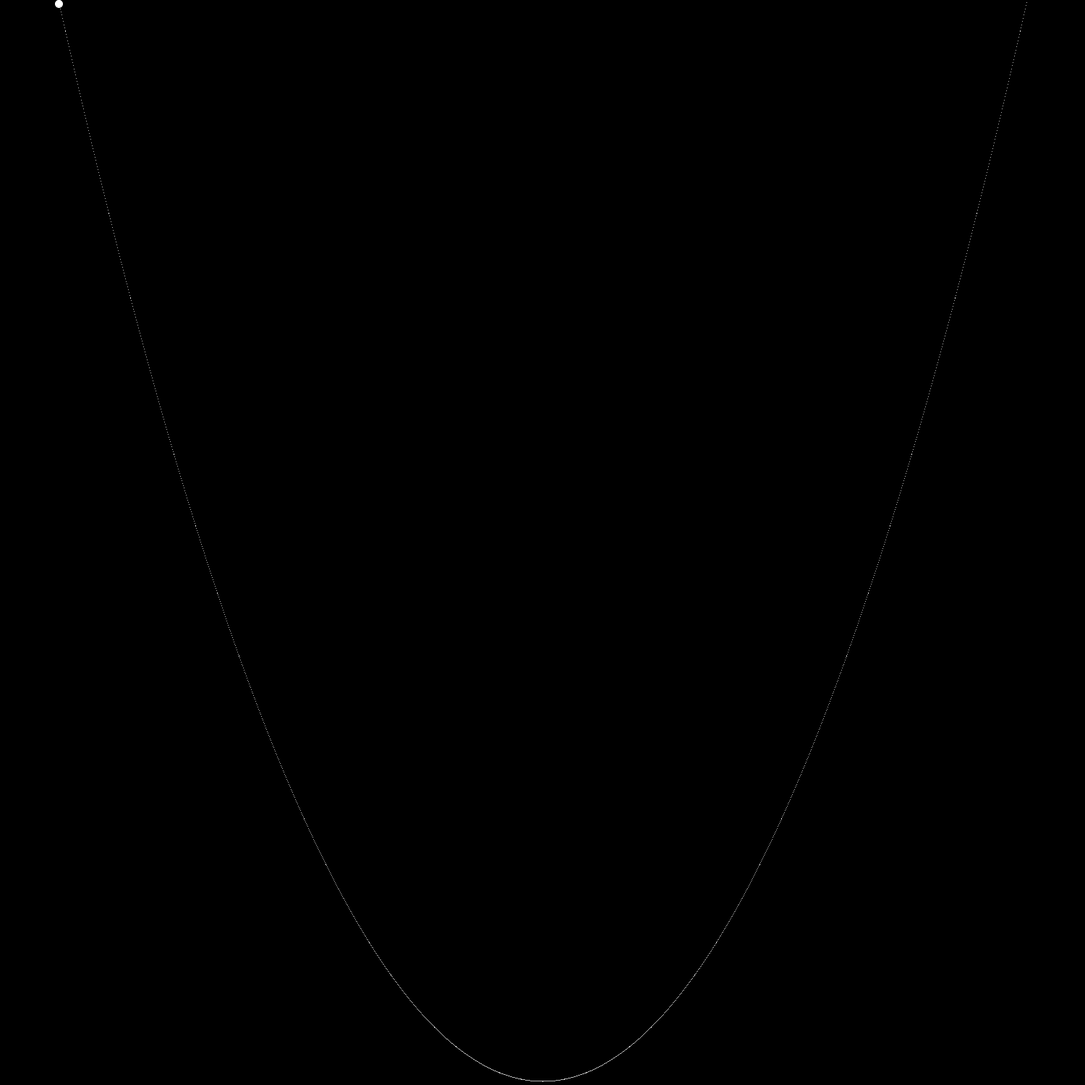
Frame 1 (no input)
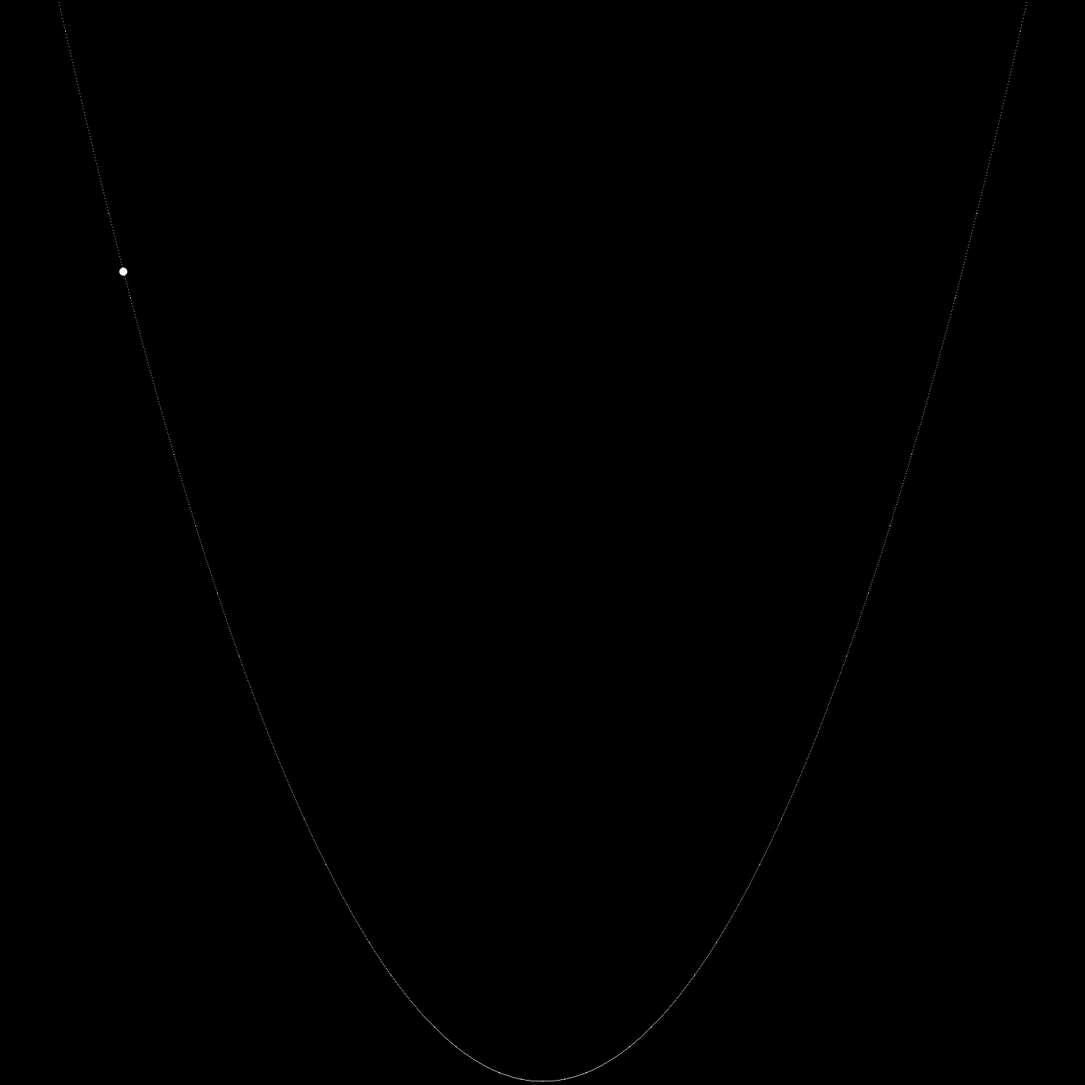
Frame 60 (the mouse pressed at the canvas centre just before this capture)
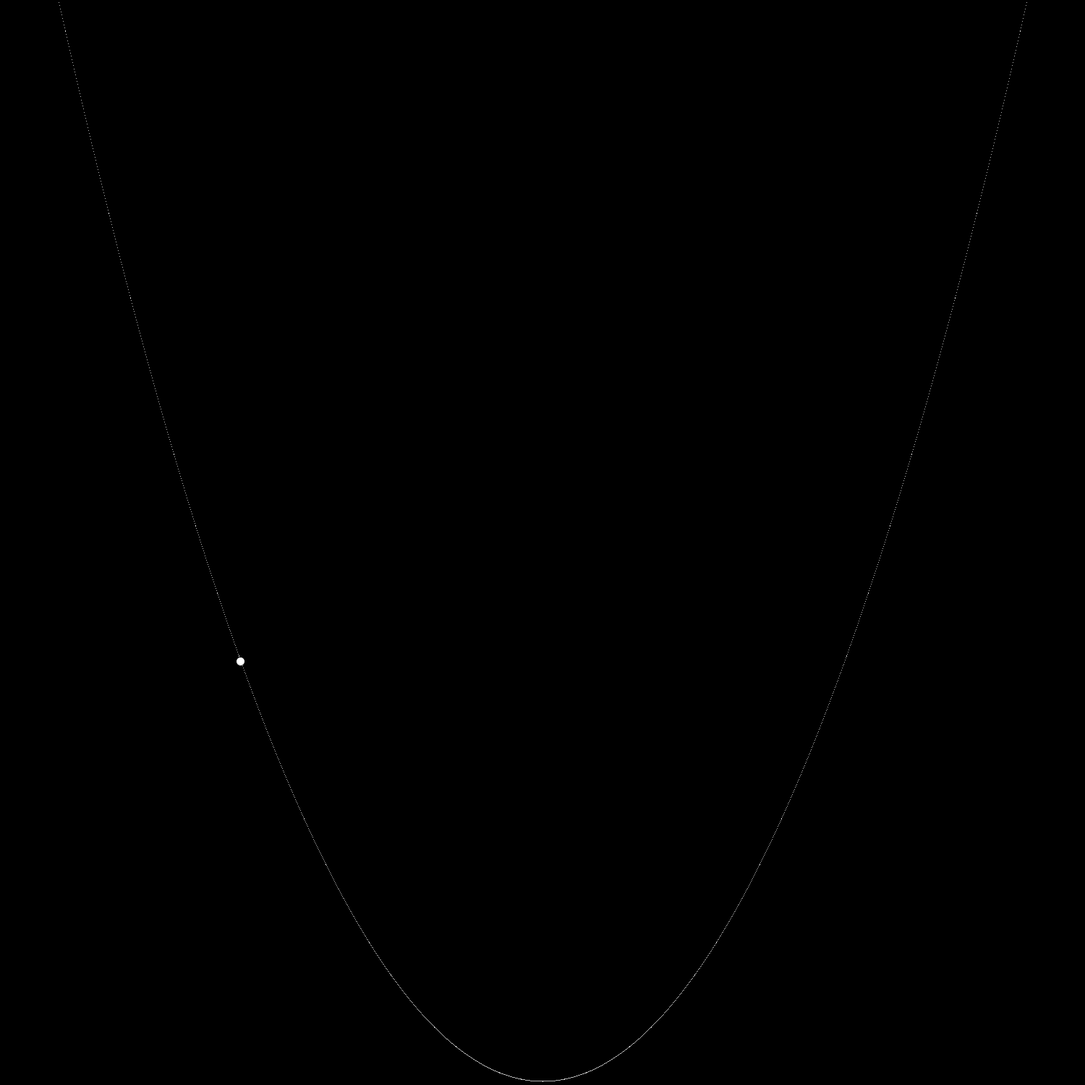
Frame 120 (the mouse held since frame 60 and released just before this capture)

The Processing sketch that drew these frames (run headless with seeded random() and noise(); from frame 60 on, the mouse is pressed at the canvas centre):

// Processing sketch: sketch_3_3_v2
// ── sketch_3_3_v2.pde
ArrayList<PVector> parabolaPoints = new ArrayList<PVector>();
PVector location;
float velocity;
float gravity;
float friction;
int radius = 10;
float beginHeight;
int xAxis = -1;
int offSet;
boolean switched = false;

void setup()
{
    size(1500,1500);
    background(0);
    stroke(255);
    fillParabolaPoints();
    beginHeight = height-radius;
    offSet = radius/2;
    velocity = 5;
    gravity = 0.05;
    friction = 0.999;
    location = new PVector(xAxis * sqrt(beginHeight/(2.5/(width/2))),beginHeight);
}

void draw()
{
    background(0);
    translate(width/2,height-offSet);
    scale(1, -1);
    ellipse(location.x, location.y, radius, radius);
    move();
    for (int i = 0; i < parabolaPoints.size(); i++)
    {
        point(parabolaPoints.get(i).x,parabolaPoints.get(i).y);
    }
}

void fillParabolaPoints()
{
    for(float x = -width/2; x < width/2; x++)
    {
        float y = (2.5/(width/2))*x*x;
        if (y <= height)
        {
            parabolaPoints.add(new PVector(x,y));
        }
        //point(x,y);
    }
}

void move()
{    
    float posY = location.y - velocity;
    if (posY < 0)
    {
        posY = 0;
        velocity = -velocity;
        xAxis = -xAxis;
    }
    velocity = velocity * friction;
    velocity += gravity;
    location = new PVector(xAxis * sqrt(posY/(2.5/(width/2))),posY);
}

void mousePressed()
{
    move();
}
